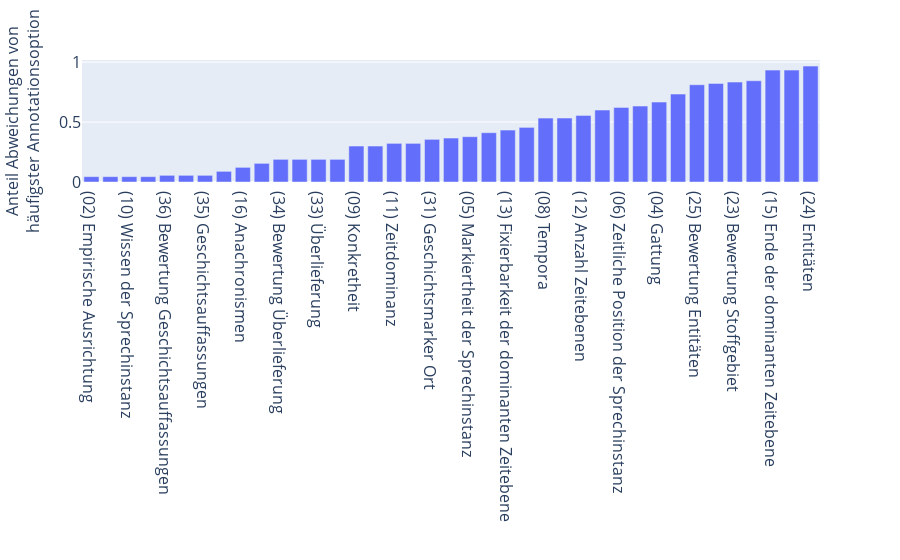

Notebook code cell kept with this figure:
### Code cell
fig = px.bar(
    iaa_overview.sort_values(by = 'div_from_top_rel'),
    y = 'div_from_top_rel',
    labels = {
        'div_from_top_rel': "Anteil Abweichungen von<br>häufigster Annotationsoption",
        'variable' : '',
    }
)

fig.update_layout(
    height=800,
    xaxis=dict(title='',tickfont=dict(size=16), titlefont=dict(size=16)),
    yaxis=dict(tickfont=dict(size=16), titlefont=dict(size=16)),
)

fig.show()

### Figure 1 — Plotly figure (JSON) as saved in the notebook; plotly's stock layout.template omitted (floating-point values rounded to 4 significant figures)
{"data": [{"alignmentgroup": "True", "hovertemplate": "index=%{x}<br>Anteil Abweichungen von<br>häufigster Annotationsoption=%{y}<extra></extra>", "legendgroup": "", "marker": {"color": "#636efa", "pattern": {"shape": ""}}, "name": "", "offsetgroup": "", "orientation": "v", "showlegend": false, "textposition": "auto", "type": "bar", "x": ["(02) Empirische Ausrichtung", "(03) Geschichtstheoretische Ausrichtung", "(10) Wissen der Sprechinstanz", "(18) Großraum", "(36) Bewertung Geschichtsauffassungen", "(38) Reim", "(35) Geschichtsauffassungen", "(39) Metrum", "(16) Anachronismen", "(40) Verfremdende Sprache", "(34) Bewertung Überlieferung", "(26) Nationalismus", "(33) Überlieferung", "(27) Heroismus", "(09) Konkretheit", "(28) Religiosität", "(11) Zeitdominanz", "(37) Verhältnis zum historischen Wissen", "(31) Geschichtsmarker Ort", "(17) Gegenwartsbezug", "(05) Markiertheit der Sprechinstanz", "(30) Geschichtsmarker Zeit", "(13) Fixierbarkeit der dominanten Zeitebene", "(32) Geschichtsmarker Objekt", "(08) Tempora", "(20) Kleinraum", "(12) Anzahl Zeitebenen", "(21) Inhaltstyp", "(06) Zeitliche Position der Sprechinstanz", "(29) Geschichtsmarker Person", "(04) Gattung", "(07) Sprechakte", "(25) Bewertung Entitäten", "(19) Mittelraum", "(23) Bewertung Stoffgebiet", "(22) Stoffgebiet", "(15) Ende der dominanten Zeitebene", "(14) Beginn der dominanten Zeitebene", "(24) Entitäten"], "xaxis": "x", "y": [0.04444, 0.04444, 0.04444, 0.04444, 0.05556, 0.05556, 0.05556, 0.08889, 0.1222, 0.1556, 0.1889, 0.1889, 0.1889, 0.1889, 0.3, 0.3, 0.3222, 0.3222, 0.3556, 0.3667, 0.3778, 0.4111, 0.4333, 0.4556, 0.5333, 0.5333, 0.5556, 0.6, 0.6222, 0.6333, 0.6667, 0.7333, 0.8111, 0.8222, 0.8333, 0.8444, 0.9333, 0.9333, 0.9667], "yaxis": "y"}], "layout": {"autosize": true, "barmode": "relative", "legend": {"tracegroupgap": 0}, "margin": {"t": 60}, "xaxis": {"anchor": "y", "autorange": true, "domain": [0, 1], "range": [-0.5, 38.5], "tickfont": {"size": 16}, "title": {"font": {"size": 16}, "text": ""}, "type": "category"}, "yaxis": {"anchor": "x", "autorange": true, "domain": [0, 1], "range": [0, 1.018], "tickfont": {"size": 16}, "title": {"font": {"size": 16}, "text": "Anteil Abweichungen von<br>häufigster Annotationsoption"}, "type": "linear"}}}
